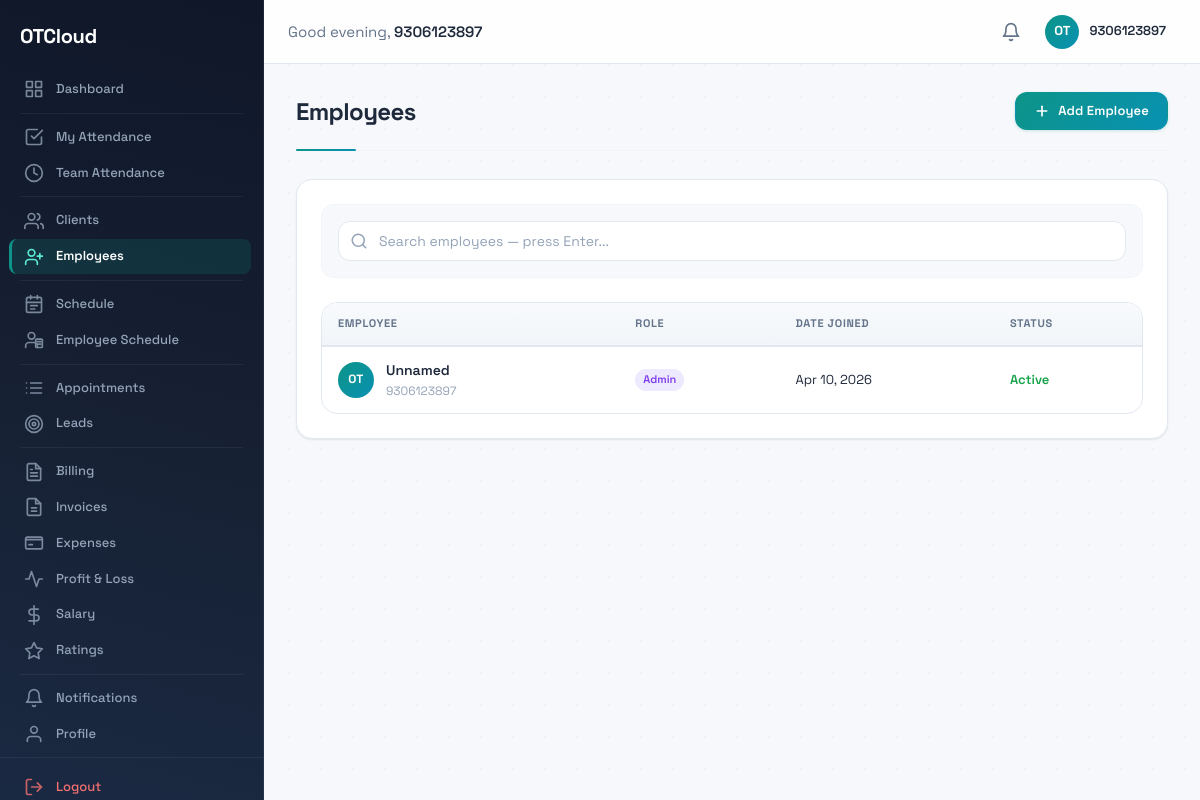
The app's page /accounts/employees/ (signed in), older data.
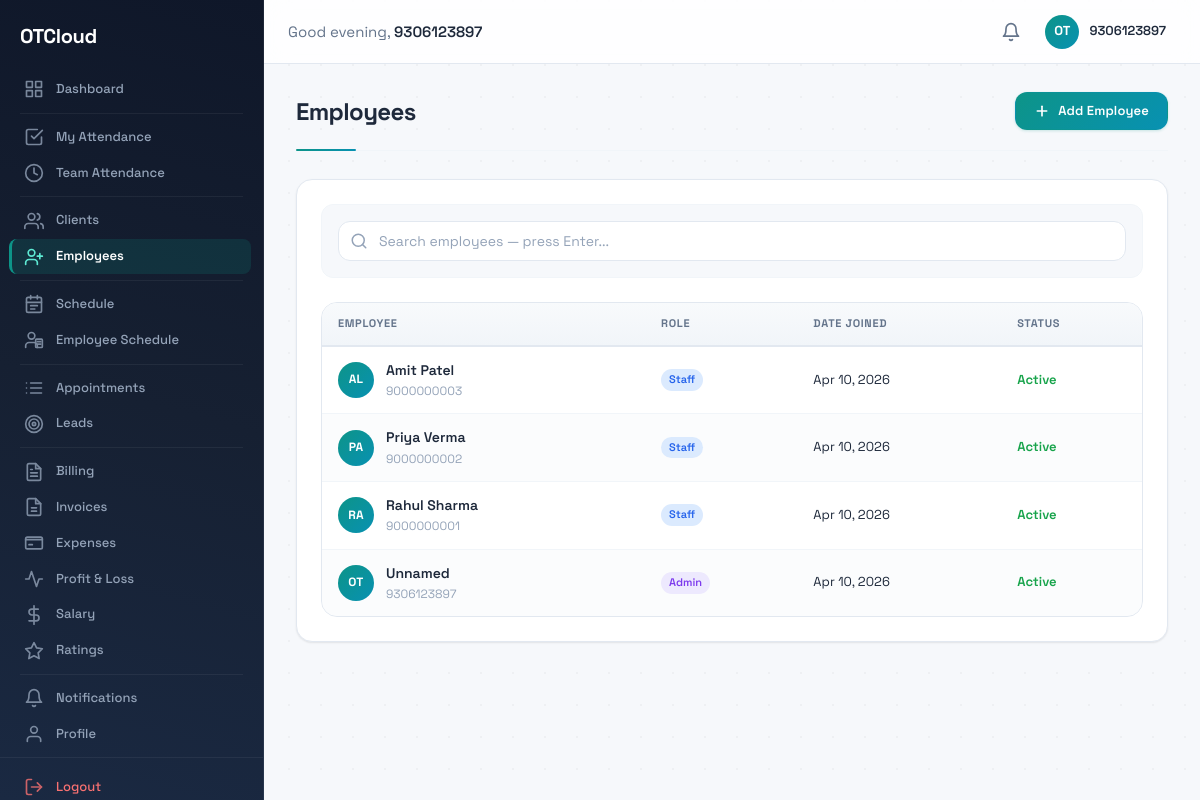
The same page, newer data.
### accounts/models.py (models this page shows, shortened)
class User(AbstractBaseUser, PermissionsMixin):
    class Role(models.TextChoices):
        ADMIN = 'admin', 'Admin'
        STAFF = 'staff', 'Staff'
        CLIENT = 'client', 'Client'
    mobile_number = models.CharField(max_length=15, unique=True)
    first_name = models.CharField(max_length=50, blank=True)
    last_name = models.CharField(max_length=50, blank=True)
    email = models.EmailField(blank=True)
    role = models.CharField(max_length=10, choices=Role.choices, default=Role.STAFF)
    is_verified = models.BooleanField(default=False)
    is_active = models.BooleanField(default=True)
    is_staff = models.BooleanField(default=False)
    date_joined = models.DateTimeField(auto_now_add=True)
    profile_image = models.ImageField(upload_to='profiles/', blank=True, null=True)
    objects = UserManager()
    USERNAME_FIELD = 'mobile_number'
    REQUIRED_FIELDS = []
    class Meta:
        ordering = ['-date_joined']
    def get_full_name(self):
        return f"{self.first_name} {self.last_name}".strip()

### accounts/views.py (the view)
# urls.py: path('employees/', views.employee_list_view, name='employee_list'),
@login_required
@staff_required
def employee_list_view(request):
    queryset = User.objects.filter(role__in=[User.Role.STAFF, User.Role.ADMIN])
    search = request.GET.get('q', '').strip()
    if search:
        queryset = queryset.filter(
            Q(first_name__icontains=search)
            | Q(last_name__icontains=search)
            | Q(mobile_number__icontains=search)
        )
    return render(request, 'accounts/employee_list.html', {
        'employees': queryset,
        'search': search,
    })

### core/models.py (called while the page is built)
    def get_queryset(self):
        return super().get_queryset().filter(is_deleted=False)

### notifications/context_processors.py (called while the page is built)
def unread_notifications_count(request):
    if request.user.is_authenticated:
        return {
            'unread_notifications_count': NotificationService.get_unread_count(request.user),
        }
    return {'unread_notifications_count': 0}

### notifications/services.py (called while the page is built)
    @staticmethod
    def get_unread_count(user):
        return (
            Notification.active_objects
            .filter(user=user, is_read=False)
            .count()
        )

### accounts/templates/accounts/employee_list.html (shortened to what this page needs)
{% extends "base.html" %}
{% block content %}
<div class="page-header">
  <div class="page-header-left">
    <h1 class="page-title">Employees</h1>
  </div>
  <a href="{% url 'accounts:employee_create' %}" class="btn btn-primary">
    <svg width="16" height="16" viewBox="0 0 24 24" fill="none" stroke="currentColor" stroke-width="2.5" stroke-linecap="round" stroke-linejoin="round"><line x1="12" y1="5" x2="12" y2="19"/><line x1="5" y1="12" x2="19" y2="12"/></svg>
    Add Employee
  </a>
</div>
<div class="card">
  <div class="card-body">
    <form method="get" action="" class="list-toolbar">
      <div class="search-box">
        <input type="text" name="q" value="{{ search }}" placeholder="Search employees — press Enter..." class="form-input search-input">
      </div>
    </form>
    {% if employees %}
    <div class="table-responsive desktop-table">
      <table>
        <thead>
          <tr>
            <th>Employee</th>
            <th>Role</th>
            <th>Date Joined</th>
            <th>Status</th>
          </tr>
        </thead>
        <tbody>
          {% for emp in employees %}
          <tr>
            <td>
              <div class="emp-name-cell">
                <div class="emp-avatar">
                  {% with name=emp.get_full_name %}
                    {% if name %}{{ name|make_list|first|upper }}{{ name|make_list|last|upper }}{% else %}OT{% endif %}
                  {% endwith %}
                </div>
                <div class="emp-info">
                  <a href="{% url 'accounts:employee_detail' pk=emp.pk %}" class="emp-info-name link-primary">
                    {{ emp.get_full_name|default:"Unnamed" }}
                  </a>
                  <span class="emp-info-mobile">{{ emp.mobile_number }}</span>
                </div>
              </div>
            </td>
            <td><span class="badge-role badge-{{ emp.role }}">{{ emp.get_role_display }}</span></td>
            <td>{{ emp.date_joined|date:"M j, Y" }}</td>
            <td>
              {% if emp.is_active %}
                <span class="badge-active">Active</span>
              {% else %}
                <span class="badge-inactive">Inactive</span>
              {% endif %}
            </td>
          </tr>
          {% endfor %}
        </tbody>
      </table>
    </div>
    {% endif %}
  </div>
</div>
{% endblock %}

### templates/base.html (shortened to what the changed rows need)
{% load static %}
<!DOCTYPE html>
<html lang="en">
<head>
  <link rel="stylesheet" href="{% static 'css/style.css' %}">
</head>
<body>
{% if user.is_authenticated %}
  <nav class="sidebar" id="sidebar">
    <div class="sidebar-header">
      <a href="/" class="sidebar-brand">
        <span class="sidebar-logo-text">OTCloud</span>
      </a>
    </div>
    <ul class="sidebar-nav">
      <li class="sidebar-item">
        <a href="/" class="sidebar-link {% if request.path == '/' %}active{% endif %}">
          Dashboard
        </a>
      </li>
      {% if request.user.role == 'admin' or request.user.role == 'staff' %}
      <li class="sidebar-divider"></li>
      <li class="sidebar-item">
        <a href="{% url 'attendance:my_attendance' %}" class="sidebar-link {% if '/attendance/me' in request.path %}active{% endif %}">
          <svg class="sidebar-icon" width="20" height="20" viewBox="0 0 24 24" fill="none" stroke="currentColor" stroke-width="2" stroke-linecap="round" stroke-linejoin="round">
            <polyline points="9 11 12 14 22 4"/>
            <path d="M21 12v7a2 2 0 0 1-2 2H5a2 2 0 0 1-2-2V5a2 2 0 0 1 2-2h11"/>
          </svg>
          My Attendance
        </a>
      </li>
      <li class="sidebar-item">
        <a href="{% url 'attendance:dashboard' %}" class="sidebar-link {% if '/attendance/' in request.path and '/attendance/me' not in request.path %}active{% endif %}">
          <svg class="sidebar-icon" width="20" height="20" viewBox="0 0 24 24" fill="none" stroke="currentColor" stroke-width="2" stroke-linecap="round" stroke-linejoin="round">
            <circle cx="12" cy="12" r="10"/><polyline points="12 6 12 12 16 14"/>
          </svg>
          Team Attendance
        </a>
      </li>
      <li class="sidebar-divider"></li>
      <li class="sidebar-item">
        <a href="{% url 'clients:client_list' %}" class="sidebar-link {% if '/clients/' in request.path %}active{% endif %}">
          Clients
        </a>
      </li>
      <li class="sidebar-item">
        <a href="{% url 'accounts:employee_list' %}" class="sidebar-link {% if '/employees/' in request.path %}active{% endif %}">
          Employees
        </a>
      </li>
      <li class="sidebar-divider"></li>
      <li class="sidebar-item">
        <a href="{% url 'daily_schedule' %}" class="sidebar-link {% if request.resolver_match.url_name == 'daily_schedule' %}active{% endif %}">
          Schedule
        </a>
      </li>
      <li class="sidebar-item">
        <a href="{% url 'employee_schedule' %}" class="sidebar-link {% if request.resolver_match.url_name == 'employee_schedule' %}active{% endif %}">
          Employee Schedule
        </a>
      </li>
      <li class="sidebar-divider"></li>
      <li class="sidebar-item">
        <a href="{% url 'appointments:appointment_list' %}" class="sidebar-link ">
          Appointments
        </a>
      </li>
      <li class="sidebar-item">
        <a href="{% url 'lms:lead_list' %}" class="sidebar-link {% if '/lms/' in request.path %}active{% endif %}">
          <svg class="sidebar-icon" width="20" height="20" viewBox="0 0 24 24" fill="none" stroke="currentColor" stroke-width="2" stroke-linecap="round" stroke-linejoin="round">
            <circle cx="12" cy="12" r="10"/>
            <circle cx="12" cy="12" r="6"/>
            <circle cx="12" cy="12" r="2"/>
          </svg>
          Leads
        </a>
      </li>
      <li class="sidebar-divider"></li>
      {% if request.user.role == 'admin' %}
      <li class="sidebar-item">
        <a href="{% url 'billing:monthly_view' %}" class="sidebar-link ">
          Billing
        </a>
      </li>
      <li class="sidebar-item">
        <a href="{% url 'billing:invoice_list' %}" class="sidebar-link {% if '/billing/invoices' in request.path %}active{% endif %}">
          Invoices
        </a>
      </li>
      <li class="sidebar-item">
        <a href="{% url 'billing:expense_view' %}" class="sidebar-link {% if '/billing/expenses' in request.path %}active{% endif %}">
          <svg class="sidebar-icon" width="20" height="20" viewBox="0 0 24 24" fill="none" stroke="currentColor" stroke-width="2" stroke-linecap="round" stroke-linejoin="round">
            <path d="M2 8h20"/><rect x="2" y="5" width="20" height="14" rx="2" ry="2"/>
            <line x1="6" y1="14" x2="10" y2="14"/>
          </svg>
          Expenses
        </a>
      </li>
      <li class="sidebar-item">
        <a href="{% url 'billing:pnl_view' %}" class="sidebar-link {% if '/billing/pnl' in request.path %}active{% endif %}">
          <svg class="sidebar-icon" width="20" height="20" viewBox="0 0 24 24" fill="none" stroke="currentColor" stroke-width="2" stroke-linecap="round" stroke-linejoin="round">
            <polyline points="22 12 18 12 15 21 9 3 6 12 2 12"/>
          </svg>
          Profit &amp; Loss
        </a>
      </li>
      <li class="sidebar-item">
        <a href="{% url 'salary:salary_list' %}" class="sidebar-link {% if '/salary/' in request.path and '/salary/ratings' not in request.path %}active{% endif %}">
          <svg class="sidebar-icon" width="20" height="20" viewBox="0 0 24 24" fill="none" stroke="currentColor" stroke-width="2" stroke-linecap="round" stroke-linejoin="round">
            <line x1="12" y1="1" x2="12" y2="23"/>
            <path d="M17 5H9.5a3.5 3.5 0 0 0 0 7h5a3.5 3.5 0 0 1 0 7H6"/>
          </svg>
          Salary
        </a>
      </li>
      <li class="sidebar-item">
        <a href="{% url 'salary:ratings_list' %}" class="sidebar-link {% if '/salary/ratings' in request.path %}active{% endif %}">
          <svg class="sidebar-icon" width="20" height="20" viewBox="0 0 24 24" fill="none" stroke="currentColor" stroke-width="2" stroke-linecap="round" stroke-linejoin="round">
            <polygon points="12 2 15.09 8.26 22 9.27 17 14.14 18.18 21.02 12 17.77 5.82 21.02 7 14.14 2 9.27 8.91 8.26 12 2"/>
          </svg>
          Ratings
        </a>
      </li>
      {% endif %}
      {% endif %}
      <li class="sidebar-divider"></li>
      <li class="sidebar-item">
        <a href="{% url 'notifications:list' %}" class="sidebar-link {% if '/notifications/' in request.path %}active{% endif %}">
          <svg class="sidebar-icon" width="20" height="20" viewBox="0 0 24 24" fill="none" stroke="currentColor" stroke-width="2" stroke-linecap="round" stroke-linejoin="round">
            <path d="M18 8A6 6 0 0 0 6 8c0 7-3 9-3 9h18s-3-2-3-9"/>
            <path d="M13.73 21a2 2 0 0 1-3.46 0"/>
          </svg>
          Notifications
        </a>
      </li>
      <li class="sidebar-item">
        <a href="{% url 'accounts:profile' %}" class="sidebar-link {% if '/accounts/profile/' in request.path %}active{% endif %}">
          <svg class="sidebar-icon" width="20" height="20" viewBox="0 0 24 24" fill="none" stroke="currentColor" stroke-width="2" stroke-linecap="round" stroke-linejoin="round">
            <path d="M20 21v-2a4 4 0 0 0-4-4H8a4 4 0 0 0-4 4v2"/>
            <circle cx="12" cy="7" r="4"/>
          </svg>
          Profile
        </a>
      </li>
    </ul>
    <ul class="sidebar-nav-bottom">
      <li class="sidebar-item">
        <a href="{% url 'accounts:logout' %}" class="sidebar-link sidebar-link--logout">
          <svg class="sidebar-icon" width="20" height="20" viewBox="0 0 24 24" fill="none" stroke="currentColor" stroke-width="2" stroke-linecap="round" stroke-linejoin="round">
            <path d="M9 21H5a2 2 0 0 1-2-2V5a2 2 0 0 1 2-2h4"/>
            <polyline points="16 17 21 12 16 7"/>
            <line x1="21" y1="12" x2="9" y2="12"/>
          </svg>
          Logout
        </a>
      </li>
    </ul>
  </nav>
  <header class="topbar">
    <div class="topbar-left">
      <span class="topbar-greeting">
        Good <span id="timeGreeting">morning</span>, <strong>{{ request.user.first_name|default:request.user.mobile_number }}</strong>
      </span>
    </div>
    <div class="topbar-right">
      <a href="{% url 'notifications:list' %}" class="topbar-notifications" title="Notifications">
        <svg width="20" height="20" viewBox="0 0 24 24" fill="none" stroke="currentColor" stroke-width="2" stroke-linecap="round" stroke-linejoin="round">
          <path d="M18 8A6 6 0 0 0 6 8c0 7-3 9-3 9h18s-3-2-3-9"/>
          <path d="M13.73 21a2 2 0 0 1-3.46 0"/>
        </svg>
      </a>
      <a href="{% url 'accounts:profile' %}" class="topbar-user-area">
        <div class="topbar-avatar">
          {% if request.user.profile_image %}
            <img src="{{ request.user.profile_image.url }}" alt="Profile" class="avatar-img">
          {% else %}
            OT
          {% endif %}
        </div>
        <span class="topbar-user-name">{{ request.user.get_full_name|default:request.user.mobile_number }}</span>
      </a>
    </div>
  </header>
{% endif %}
<main class="main-content {% if not user.is_authenticated %}main-content--full{% endif %}">
  {% block content %}{% endblock %}
</main>
</body>
</html>

Row changes from the older to the newer data that the page shows:
added User: get_full_name|make_list "A", get_full_name|make_list "L", get_full_name "Amit Patel", mobile_number "9000000003", role "Staff", date_joined "Apr 10, 2026", is_active "Active"
added User: get_full_name|make_list "P", get_full_name|make_list "A", get_full_name "Priya Verma", mobile_number "9000000002", role "Staff", date_joined "Apr 10, 2026", is_active "Active"
added User: get_full_name|make_list "R", get_full_name|make_list "A", get_full_name "Rahul Sharma", mobile_number "9000000001", role "Staff", date_joined "Apr 10, 2026", is_active "Active"
